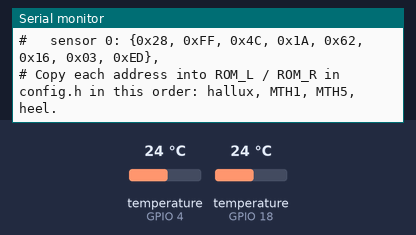
A sketch run on a simulated ESP32. Parts: the last lines printed to the serial monitor. The test bench sets the inputs (shaded band); at power-on: temperature (sensors on GPIO 4, GPIO 18) 24 °C.

Above: at 1.7 s.
1.8 s: temperature (sensor on GPIO 4) set to 12 °C
At 2.9 s:
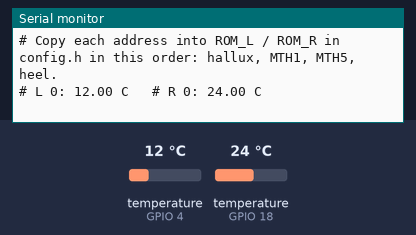
7.1 s: temperature (sensor on GPIO 18) set to 12 °C
At 9.8 s:
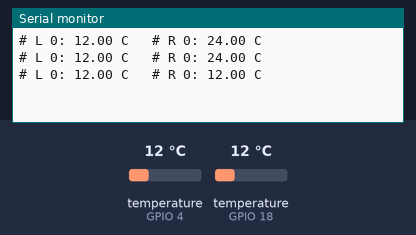
11.9 s: temperature (sensor on GPIO 4) set to 19 °C
At 13.3 s:
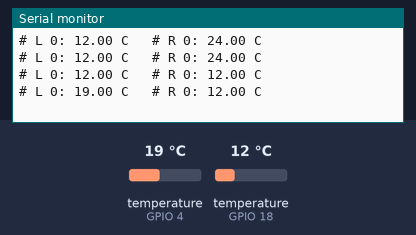
16.7 s: temperature (sensor on GPIO 18) set to 19 °C
At 20.2 s:
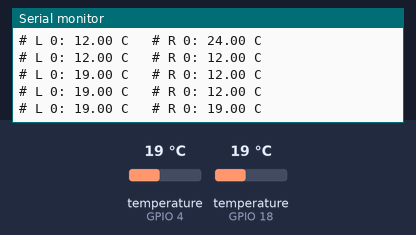
Timing chart, 0 to 21.7 s (numbered marks = the images above; inputs shaded):
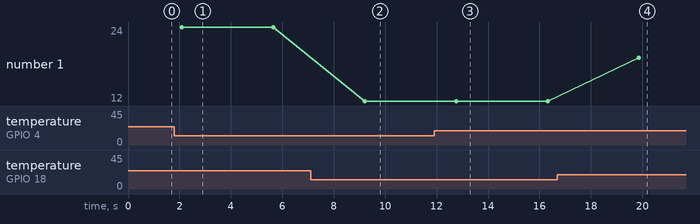

The sketch:

03_scan_addresses.ino
```cpp
// Step 3: list every sensor's ROM address on both feet, ready to paste into khatwa_esp32/config.h.
// Then it prints each sensor's temperature every 2 s: touch one sensor and see which line warms up.
#include <DallasTemperature.h>
#include <OneWire.h>

OneWire wireL(4), wireR(18);
DallasTemperature left(&wireL), right(&wireR);

static void printRom(const DeviceAddress a) {
  Serial.print("{");
  for (int i = 0; i < 8; i++) Serial.printf("0x%02X%s", a[i], i < 7 ? ", " : "");
  Serial.print("}");
}

static void list(DallasTemperature& bus, const char* name, int pin) {
  const int n = bus.getDeviceCount();
  Serial.printf("\n# %s foot (GPIO %d): %d sensor(s) (expected 4)\n", name, pin, n);
  DeviceAddress a;
  for (int i = 0; i < n; i++) {
    if (!bus.getAddress(a, i)) continue;
    Serial.printf("#   sensor %d: ", i);
    printRom(a);
    Serial.println(",");
  }
}

void setup() {
  Serial.begin(115200);
  delay(500);
  left.begin();
  right.begin();
  Serial.println("# 03_scan_addresses");
  list(left, "LEFT", 4);
  list(right, "RIGHT", 18);
  Serial.println("\n# Copy each address into ROM_L / ROM_R in config.h in this order: hallux, MTH1, MTH5, heel.");
}

static void temps(DallasTemperature& bus, const char* name) {
  DeviceAddress a;
  for (int i = 0; i < bus.getDeviceCount(); i++) {
    if (!bus.getAddress(a, i)) continue;
    Serial.printf("# %s %d: %.2f C   ", name, i, bus.getTempC(a));
  }
}

void loop() {
  left.requestTemperatures();
  right.requestTemperatures();
  temps(left, "L");
  temps(right, "R");
  Serial.println();
  delay(2000);
}
```

Measured:
- after the input at 1.8 s, the serial monitor: prints a new line after 0.30 s (image 1)
- after the input at 7.1 s, the serial monitor: prints a new line after 2.1 s (image 2)
- after the input at 11.9 s, the serial monitor: prints a new line after 0.86 s (image 3)
- after the input at 16.7 s, the serial monitor: prints a new line after 3.2 s (image 4)
